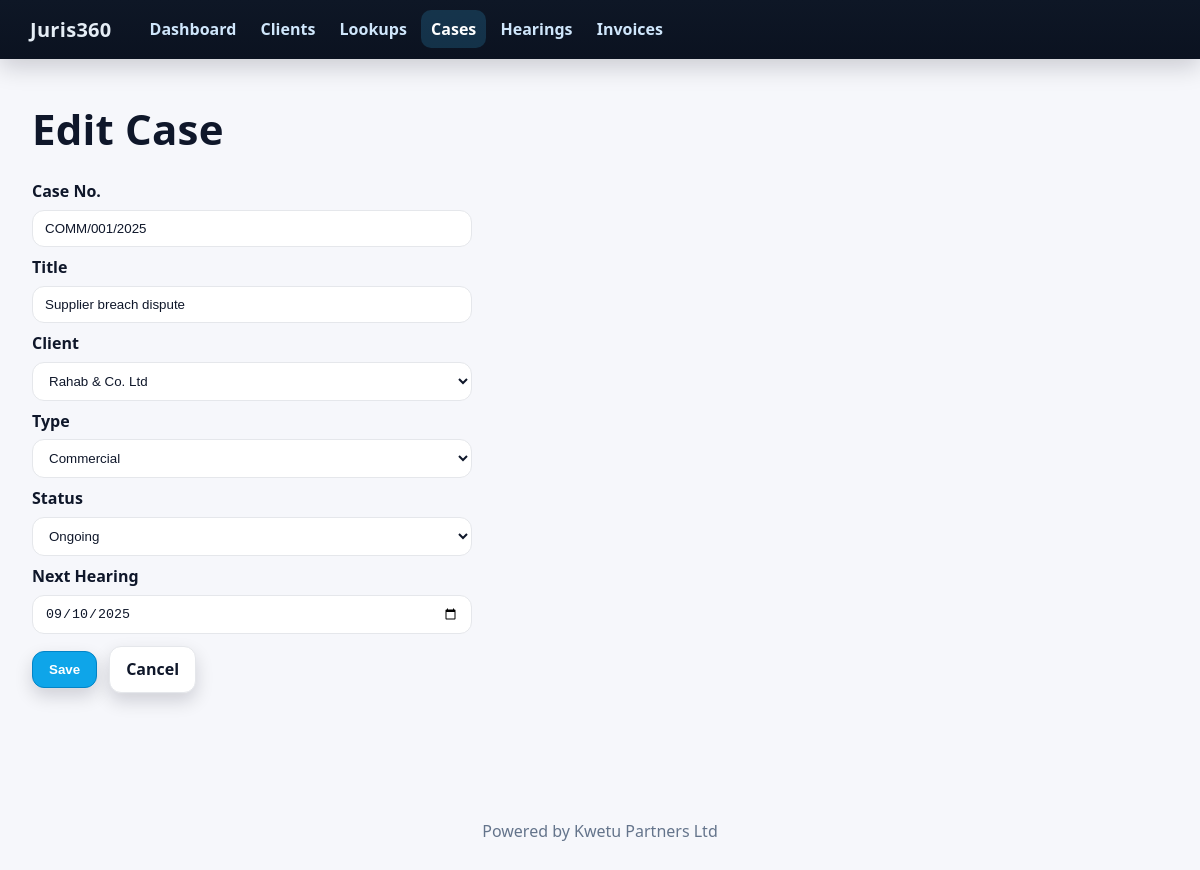
The page /cases/3/edit on the database its author committed.
### app.py (models this page shows)
class Base(DeclarativeBase): pass

class Case(Base):
    __tablename__ = "cases"
    id: Mapped[int] = mapped_column(primary_key=True)
    number: Mapped[str] = mapped_column(String(50))
    title: Mapped[str]
    client_id: Mapped[int] = mapped_column(ForeignKey("clients.id"))
    type_id: Mapped[int] = mapped_column(ForeignKey("case_types.id"))
    status_id: Mapped[int] = mapped_column(ForeignKey("case_status.id"))
    next_hearing_date: Mapped[datetime.date | None] = mapped_column(Date, nullable=True)
    client: Mapped["Client"] = relationship(back_populates="cases")
    type: Mapped["CaseType"] = relationship(back_populates="cases")
    status: Mapped["CaseStatus"] = relationship(back_populates="cases")

### app.py (the view, shortened to what this page needs)
@app.route("/cases/<int:id>/edit", methods=["GET","POST"])
def case_edit(id:int):
    with Session(engine) as s:
        item = s.get(Case, id)
        if not item: flash("Case not found","error"); return redirect(url_for("cases"))
        clients = s.scalars(select(Client).order_by(Client.name)).all()
        types = s.scalars(select(CaseType).order_by(CaseType.name)).all()
        status = s.scalars(select(CaseStatus).order_by(CaseStatus.name)).all()
        s.expunge(item)
        return render_template("case_form.html", item=item, clients=clients, types=types, status=status, active="cases")

### templates/case_form.html (shortened to what this page needs)
{% extends 'base.html' %}{% set active='cases' %}
{% block content %}
<h1>{{ 'Edit' if item else 'New' }} Case</h1>
<form method="post">
<label>Case No.</label><input type="text" name="number" value="{{ item.number if item else '' }}" required>
<label>Title</label><input type="text" name="title" value="{{ item.title if item else '' }}" required>
<label>Client</label><select name="client_id" required>
{% for c in clients %}<option value="{{ c.id }}" {{ 'selected' if item and item.client_id==c.id else '' }}>{{ c.name }}</option>{% endfor %}
</select>
<label>Type</label><select name="type_id" required>
{% for t in types %}<option value="{{ t.id }}" {{ 'selected' if item and item.type_id==t.id else '' }}>{{ t.name }}</option>{% endfor %}
</select>
<label>Status</label><select name="status_id" required>
{% for s in status %}<option value="{{ s.id }}" {{ 'selected' if item and item.status_id==s.id else '' }}>{{ s.name }}</option>{% endfor %}
</select>
<label>Next Hearing</label><input type="date" name="next_hearing_date" value="{{ item.next_hearing_date if item and item.next_hearing_date else '' }}">
<div class="actions"><button class="btn btn-primary" type="submit">Save</button>
<a class="btn btn-secondary" href="{{ url_for('cases') }}">Cancel</a></div></form>
{% endblock %}

### static/css/style.css (style rules this page uses)
:root { --brand-900:#0e1726;--brand-800:#0b1220;--accent-600:#0ea5e9;--text-900:#0f172a;--text-700:#334155;--muted-600:#64748b;--border:#e5e7eb;--bg:#f6f7fb;--card:#ffffff;--radius:14px;--shadow:0 10px 24px rgba(2,8,23,.08),0 2px 6px rgba(2,8,23,.06) }
* { box-sizing:border-box }
html,body { height:100% }
body { margin:0;font:16px/1.55 system-ui,-apple-system,Segoe UI,Roboto,Arial,sans-serif;color:var(--text-900);background:var(--bg) }
h1 { font-size:42px;line-height:1.15;margin:8px 0 26px;letter-spacing:.2px }
input[type=text],input[type=email],input[type=tel],input[type=date],input[type=number],select,textarea { width:100%;max-width:440px;padding:10px 12px;border:1px solid var(--border);border-radius:12px;background:#fff;color:var(--text-900);outline:none;transition:border .15s,box-shadow .15s }
label { display:block;font-weight:600;margin:8px 0 6px }
button,.btn,[role=button] { --btn-bg:#111827;--btn-fg:#fff;--btn-b:#0f172a;display:inline-flex;align-items:center;gap:8px;padding:10px 16px;border-radius:12px;border:1px solid var(--btn-b);background:var(--btn-bg);color:var(--btn-fg);font-weight:700;text-decoration:none;cursor:pointer;box-shadow:0 1px 0 rgba(255,255,255,.05),0 8px 18px rgba(2,8,23,.16) }
.btn-primary { --btn-bg:var(--accent-600);--btn-b:#0284c7 }
.btn-secondary { --btn-bg:#ffffff;--btn-fg:var(--text-900);--btn-b:var(--border) }
.actions { display:flex;align-items:center;gap:12px;flex-wrap:wrap;margin:12px 0 18px }
a { color:#0ea5e9 }

### rows shown on the page
Case: number "COMM/001/2025", title "Supplier breach dispute", next_hearing_date "09/10/2025"

### other values the page prints
{{ 'Edit' if item else 'New' }} "Edit"
form field client_id "Rahab & Co. Ltd"
form field type_id "Commercial"
form field status_id "Ongoing"
